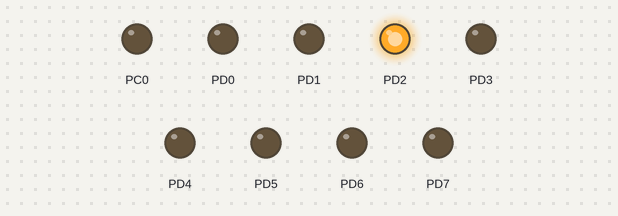
Simulated run of this program. Board: ATmega328P, built with avr-gcc and emulated at 1 MHz. Shown: output pins drawn as LEDs (lit = HIGH). At 0.0 s the program stops and its outputs stay as they are.

Above: at 0.1 s.
Timing chart, 0 to 1.5 s (numbered marks = the images above):
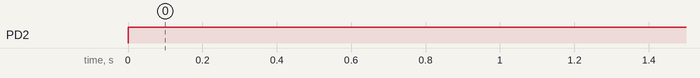

Measured:
- by itself, PD2: LOW → HIGH at 0.00 s

The program:

main.c
```c
//" ¡No copies y pegues el código, analízalo e inspirate en el! "

/*************************************************************************
 *   Copyright (C) 2022 by Jesús Daniel                                  *
 *   jesus.garzacmn@uanl.edu.mx                                          *
 *   Attribution-NonCommercial-ShareAlike 3.0(CC-BY-NC-SA 3.0)           *
 *   https://creativecommons.org/licenses/by-nc-sa/3.0/                  *
 *                                                                       *
 *   Ejemplo práctica N° 1 - Lab. Microcontroladores                     *
 *   Dispositivo: atmega328p                                             *
 *   Lenguaje C                                                          *
 *   Rev: 1.0                                                            *
 *   Licencia:                                                           *
 *                                                     Fecha: 22/07/22   *
 ************************************************************************/

//comentario corto
/*comentario largo
 */
//Bibliotecas
#include <avr/io.h> //bibliotecas internas del atmega328p
#define F_CPU 1000000UL //1 Mhz velocidad del cristal interno

/*16 Mhz velocidad del cristal externo para el arduino nano o uno*/
//#define F_CPU 16000000UL

//Se ejecuta una vez
int main(void)
{
	//DDRX son de entrada o salida
	//-DDRD = 0b00000001;// dato en bin "PD0 es una salida"
	//-DDRD = 1;         // dato en dec "PD0 es una salida"
	//-DDRD = 0x01;      // dato en hex "PD0 es una salida"

	        //76543210
	DDRD  = 0b11111111; // Todo el PORTD  es salida
	DDRC  = 0b00000001; // Solo el PORTC0 es una salida

	//PORTX estan en alto o en bajo
	PORTD = 0b00000100;// dato en bin "PD2" esta en alto en modo source
	PORTC = 0x00;      // dato en hex "PC0" esta en alto en modo sink"

	//Se ejecuta infinitamente
	while (1) // for(;;) bucle infinito
	{

	} //Fin bucle while
} //Fin main
```
